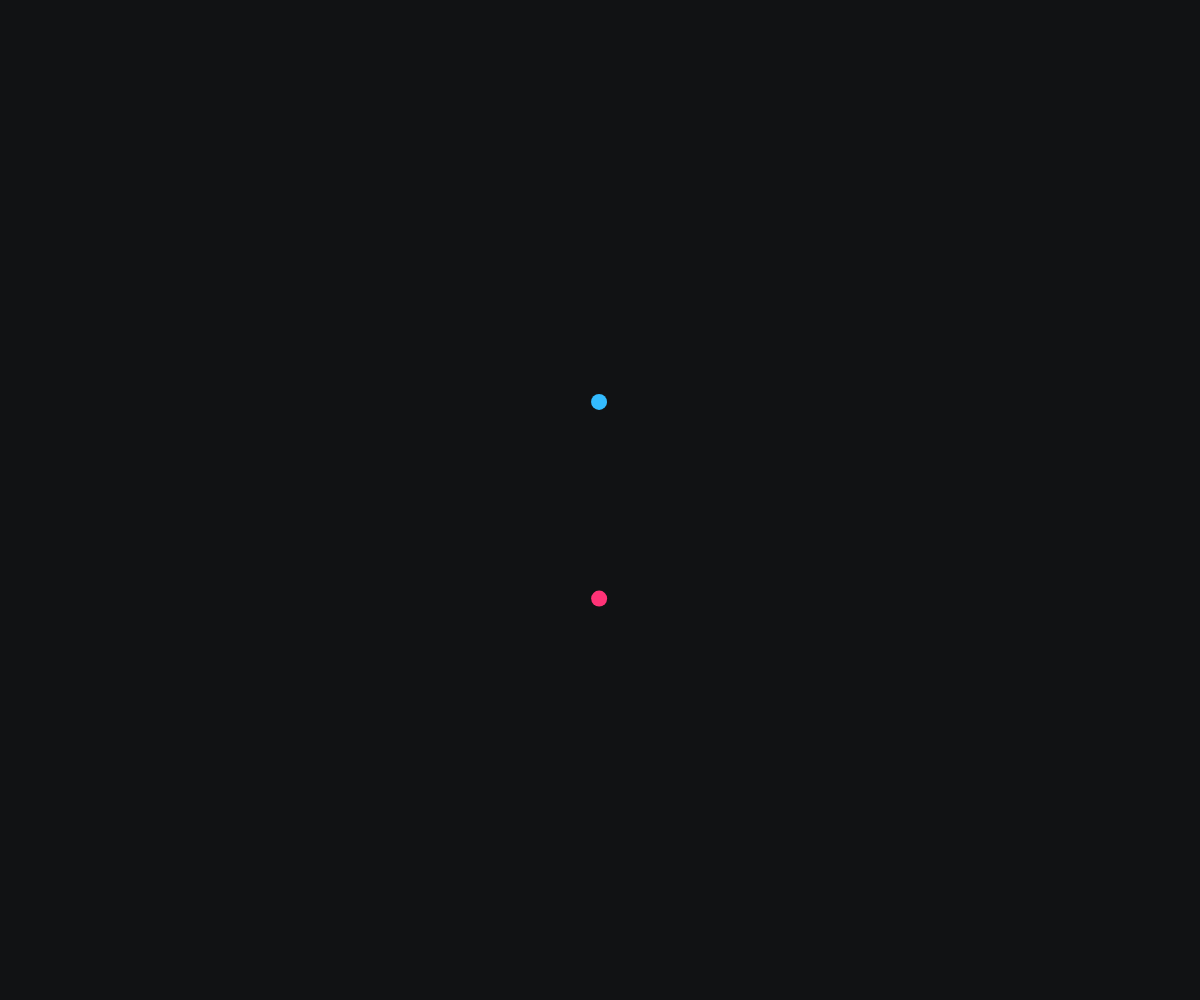
Frame 1 (no input)
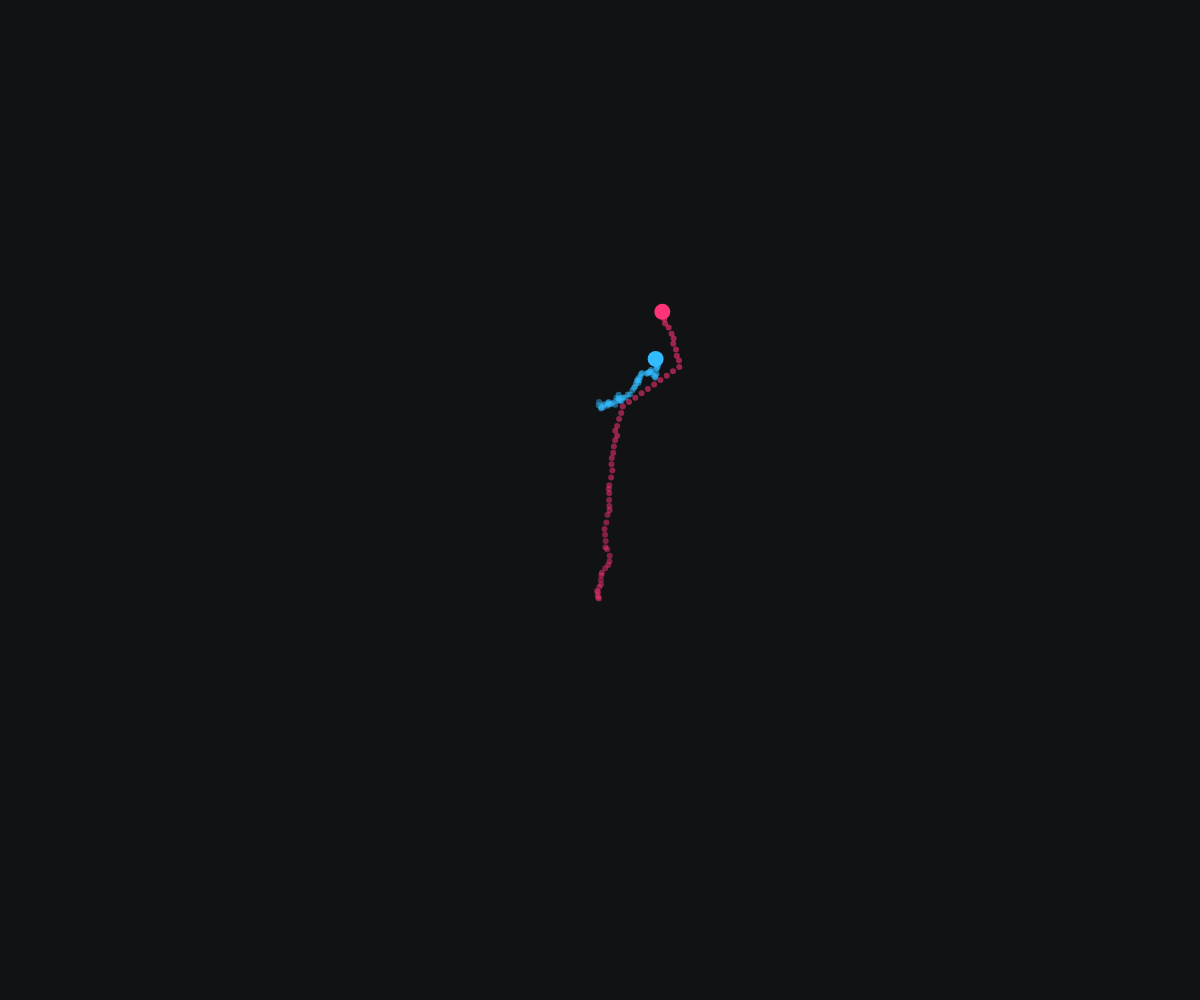
Frame 60 (no input)
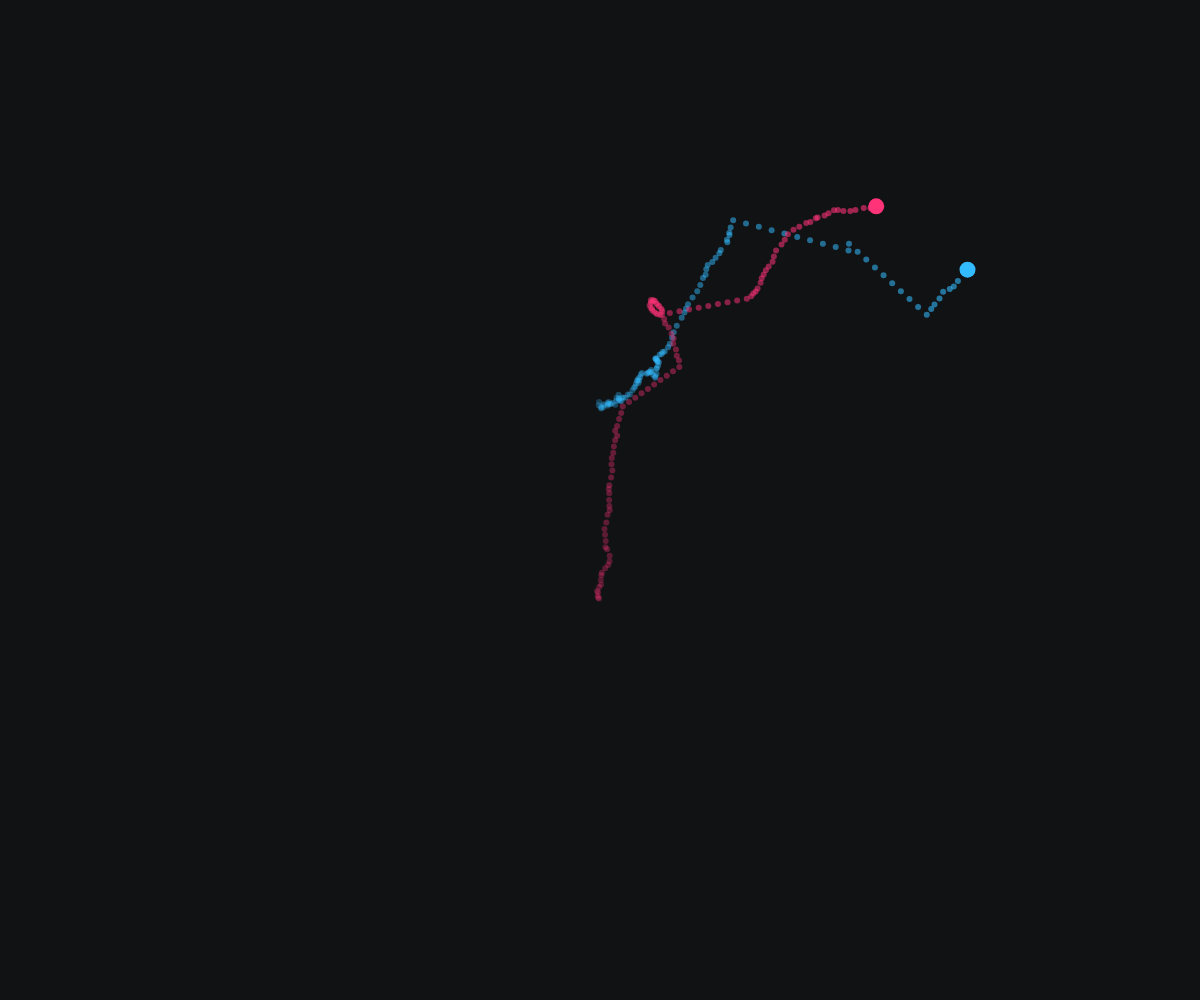
Frame 120 (the mouse pressed at the canvas centre since frame 60)

The p5.js sketch that drew these frames (run headless with seeded random() and noise() and a simulated clock; from frame 60 on, the mouse is pressed at the canvas centre):

// p5.js sketch
// ── sketch.js
let walkerA, walkerB;
let pointerActive = false;
let pointerX, pointerY;

let COLOR_A = [200, 80, 100];
let COLOR_B = [340, 80, 100];

function setup() {
  createCanvas(windowWidth, windowHeight);
  colorMode(HSB, 360, 100, 100, 100);
  noStroke();

  walkerA = new Walker(width / 2, height * 0.4, COLOR_A);
  walkerB = new Walker(width / 2, height * 0.6, COLOR_B);
}

function draw() {
  background(230, 15, 8);

  pointerActive = (mouseIsPressed || touches.length > 0);
  pointerX = touches.length > 0 ? touches[0].x : mouseX;
  pointerY = touches.length > 0 ? touches[0].y : mouseY;

  walkerA.updateBias(pointerActive ? createVector(pointerX, pointerY) : null, true);
  walkerB.updateBias(walkerA.pos, false);

  walkerA.step();
  walkerB.step();

  walkerA.show();
  walkerB.show();
}

class Walker {
  constructor(x, y, col) {
    this.pos = createVector(x, y);
    this.col = col;

    this.sdBase = 1.8;
    this.sd = this.sdBase;

    this.bias = createVector(0, 0);
    this.biasMax = 6;
    this.biasGrowth = 0.35;
    this.biasDecay = 0.94;

    this.levyChanceBase = 0.006;
    this.levyChance = this.levyChanceBase;
    this.levyRange = 130;
    this.dashQueue = [];
    this.dashSteps = 9;

    this.invitePhase = random(1000);
    this.inviteAmp = 0.08;

    this.trail = [];
    this.trailLife = 220;
  }

  updateBias(target, flee = false) {
    if (target) {
      let dir = p5.Vector.sub(target, this.pos);
      let d = dir.mag();

      if (d < 2) {
        dir = p5.Vector.random2D();
      }

      if (flee) dir.mult(-1);
      dir.setMag(this.biasGrowth);
      this.bias.add(dir);
      this.bias.limit(this.biasMax);

      let closeness = constrain(map(min(d, 250), 0, 250, 1, 0), 0, 1);
      this.sd = lerp(this.sdBase, this.sdBase * 0.5, closeness);
      this.levyChance = lerp(this.levyChanceBase, this.levyChanceBase * 4, closeness);
    } else {
      this.bias.mult(this.biasDecay);
      this.bias.x += sin((frameCount + this.invitePhase) * 0.01) * this.inviteAmp;
      this.bias.y += cos((frameCount + this.invitePhase) * 0.013) * this.inviteAmp;
      this.sd = lerp(this.sd, this.sdBase, 0.05);
      this.levyChance = lerp(this.levyChance, this.levyChanceBase, 0.05);
    }
  }

  step() {
    let stepVec;

    if (this.dashQueue.length > 0) {
      stepVec = this.dashQueue.shift();
    } else if (random(1) < this.levyChance) {
      let total = p5.Vector.random2D().mult(random(this.levyRange * 0.5, this.levyRange));
      let sub = total.copy().div(this.dashSteps);
      for (let i = 0; i < this.dashSteps - 1; i++) this.dashQueue.push(sub.copy());
      stepVec = sub.copy();
    } else {
      let sx = randomGaussian(this.bias.x, this.sd);
      let sy = randomGaussian(this.bias.y, this.sd);
      stepVec = createVector(sx, sy);
    }

    this.pos.add(stepVec);
    this.pos.x = constrain(this.pos.x, 0, width);
    this.pos.y = constrain(this.pos.y, 0, height);

    this.trail.push({ x: this.pos.x, y: this.pos.y, life: this.trailLife });

    for (let i = this.trail.length - 1; i >= 0; i--) {
      this.trail[i].life--;
      if (this.trail[i].life <= 0) this.trail.splice(i, 1);
    }
  }

  show() {
    for (let p of this.trail) {
      let alpha = map(p.life, 0, this.trailLife, 0, 60);
      fill(this.col[0], this.col[1], this.col[2], alpha);
      circle(p.x, p.y, 6);
    }
    fill(this.col[0], this.col[1], this.col[2], 100);
    circle(this.pos.x, this.pos.y, 16);
  }
}

function windowResized() {
  resizeCanvas(windowWidth, windowHeight);
}
// ── style.css
html, body {
  margin: 0;
  padding: 0;
  overflow: hidden;
  background: #0e0e12;
}
canvas {
  display: block;
}
